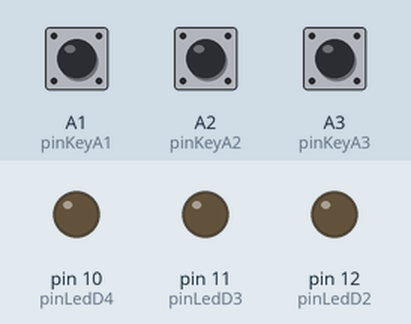
The sketch below on a simulated Arduino Uno, built with avr-gcc and run on an emulated ATmega328P. Parts: output pins drawn as LEDs (lit = HIGH). The inputs (shaded band) are chosen by the test bench; at power-on: A1 (pinKeyA1) HIGH, A2 (pinKeyA2) HIGH, A3 (pinKeyA3) HIGH.

Above: at 1.2 s.
1.3 s: A1 (pinKeyA1) pulled LOW for 0.15 s
At 1.7 s:
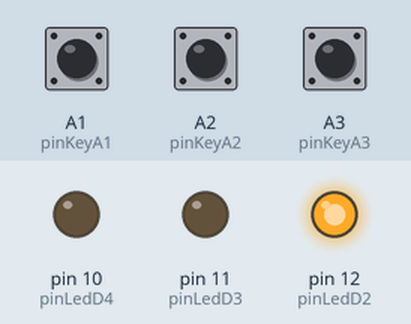
2.9 s: A2 (pinKeyA2) pulled LOW for 0.15 s
At 4.1 s:
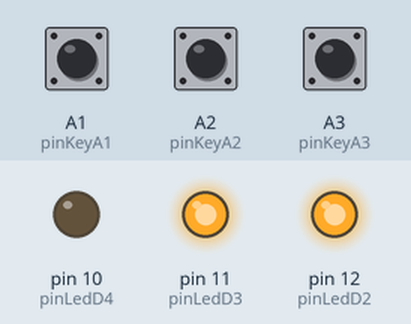
4.5 s: A3 (pinKeyA3) pulled LOW for 0.15 s
At 5.4 s:
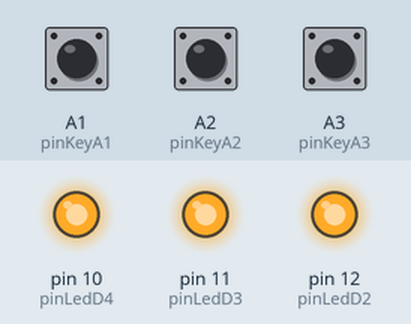
6.1 s: A1 (pinKeyA1) pulled LOW for 1 s
At 7.8 s:
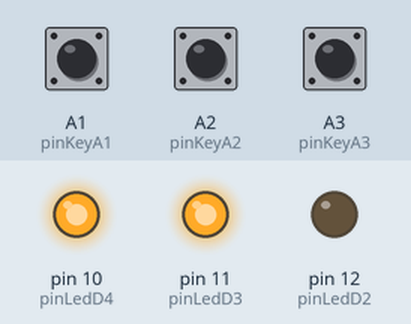
8.6 s: A2 (pinKeyA2) pulled LOW for 1 s
At 10.8 s:
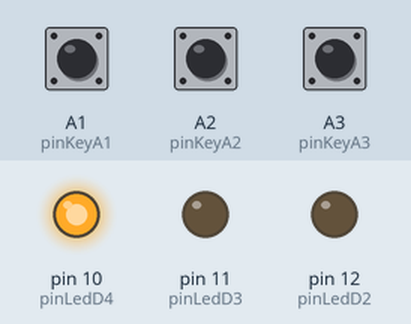
11.1 s: A1 (pinKeyA1) pulled LOW for 0.15 s
At 11.6 s:
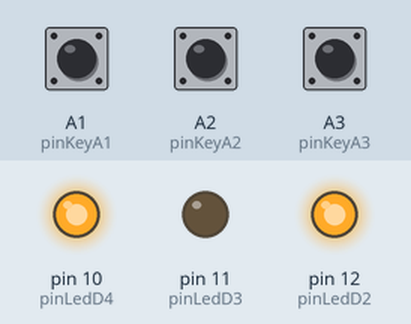
Timing chart, 0 to 13.7 s (numbered marks = the images above; inputs shaded):
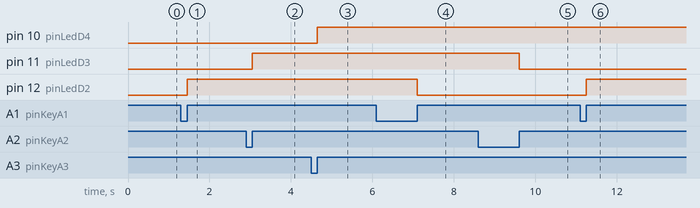

Measured:
- after the input at 1.3 s, pin 12 (pinLedD2): LOW → HIGH after 0.15 s
- after the input at 2.9 s, pin 11 (pinLedD3): LOW → HIGH after 0.15 s
- after the input at 4.5 s, pin 10 (pinLedD4): LOW → HIGH after 0.15 s
- after the input at 6.1 s, pin 12 (pinLedD2): HIGH → LOW after 1.0 s
- after the input at 8.6 s, pin 11 (pinLedD3): HIGH → LOW after 1.0 s
- after the input at 11.1 s, pin 12 (pinLedD2): LOW → HIGH after 0.15 s

The sketch:

LedByKeyPullup.ino
```cpp
/*----------------------------------------------------
Name: LedByKey

Description: Toggles the leds in sync with the key pressed
              as a toggle.

Hardware Shield： Funduino Multi-Function Board K74544BS.
Tesed Boards:     Arduino UNO CH431
                  BTE UNO Clone
                  Osepp Uno R3 Plus
                  Leonardo Eduino

Author: Bill Brouwer
Date:   14Nov2014

This code is in the public domain.
------------------------------------------------------*/
int pinLedD2 = 12;  // Define the D2 pin as led.
int pinLedD3 = 11;  // Define the D3 pin as led.
int pinLedD4 = 10;  // Define the D4 pin as led.
int pinKeyA1 = A1;  // Define key 1 pin label s1-a1.
int pinKeyA2 = A2;  // Define key 2 pin label s2-a2.
int pinKeyA3 = A3;  // Define key 3 pin label s3-a3.

int iKeyState;      // Key state.

void setup()
{
  // Define the led pins to be output.
  pinMode(pinLedD2, OUTPUT);
  pinMode(pinLedD3, OUTPUT);
  pinMode(pinLedD4, OUTPUT);

  // Define the key switchs to be input.
  pinMode(pinKeyA1, INPUT_PULLUP);
  pinMode(pinKeyA2, INPUT_PULLUP);
  pinMode(pinKeyA3, INPUT_PULLUP);
}

void loop()
{
  iKeyState = checkKeyPress(pinKeyA1);  // Function to return key pressed event.
  if (iKeyState == 1)                   // Key has been pressed.
    digitalWrite(pinLedD2, !digitalRead(pinLedD2)); // Toggle the LED.

  iKeyState = checkKeyPress(pinKeyA2);  // Function to return key pressed event.
  if (iKeyState == 1)                   // Key has been pressed.
    digitalWrite(pinLedD3, !digitalRead(pinLedD3)); // Toggle the LED.

  // Does the same as the above but saves 8 bytes of storage space.
  if (checkKeyPress(pinKeyA3) == 1)                 // Key has been pressed.
    digitalWrite(pinLedD4, !digitalRead(pinLedD4)); // Toggle the LED.
}

int checkKeyPress(int pinKey)
{
  int iKeyPressed = 0;

  if (digitalRead(pinKey) == LOW)
  {
    delay(20);	// To handle debounce of the switch.
    if (digitalRead(pinKey) == LOW)
    {
      iKeyPressed = 1;
      while (digitalRead(pinKey) == LOW);
    }
  }
  return iKeyPressed;
}
```
